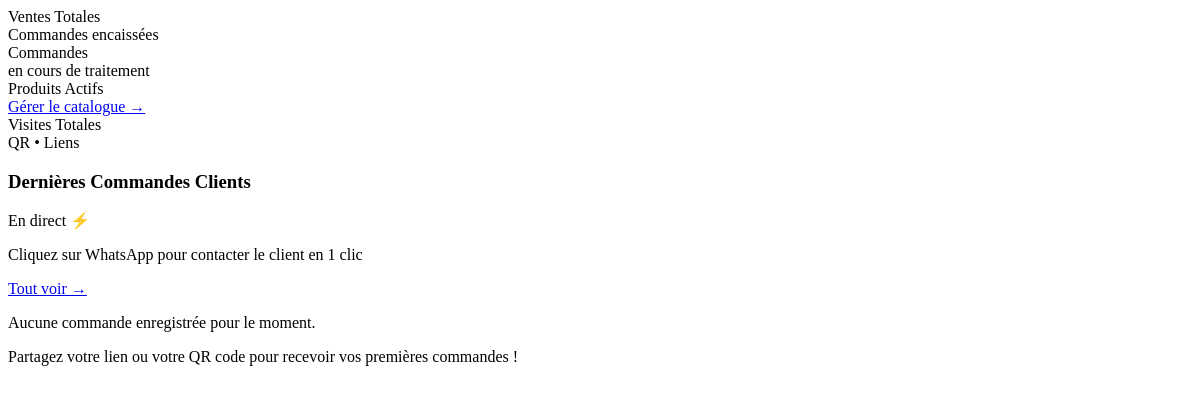
Page /tableau-de-bord/live-stats/ (signed in) on the earlier database version.
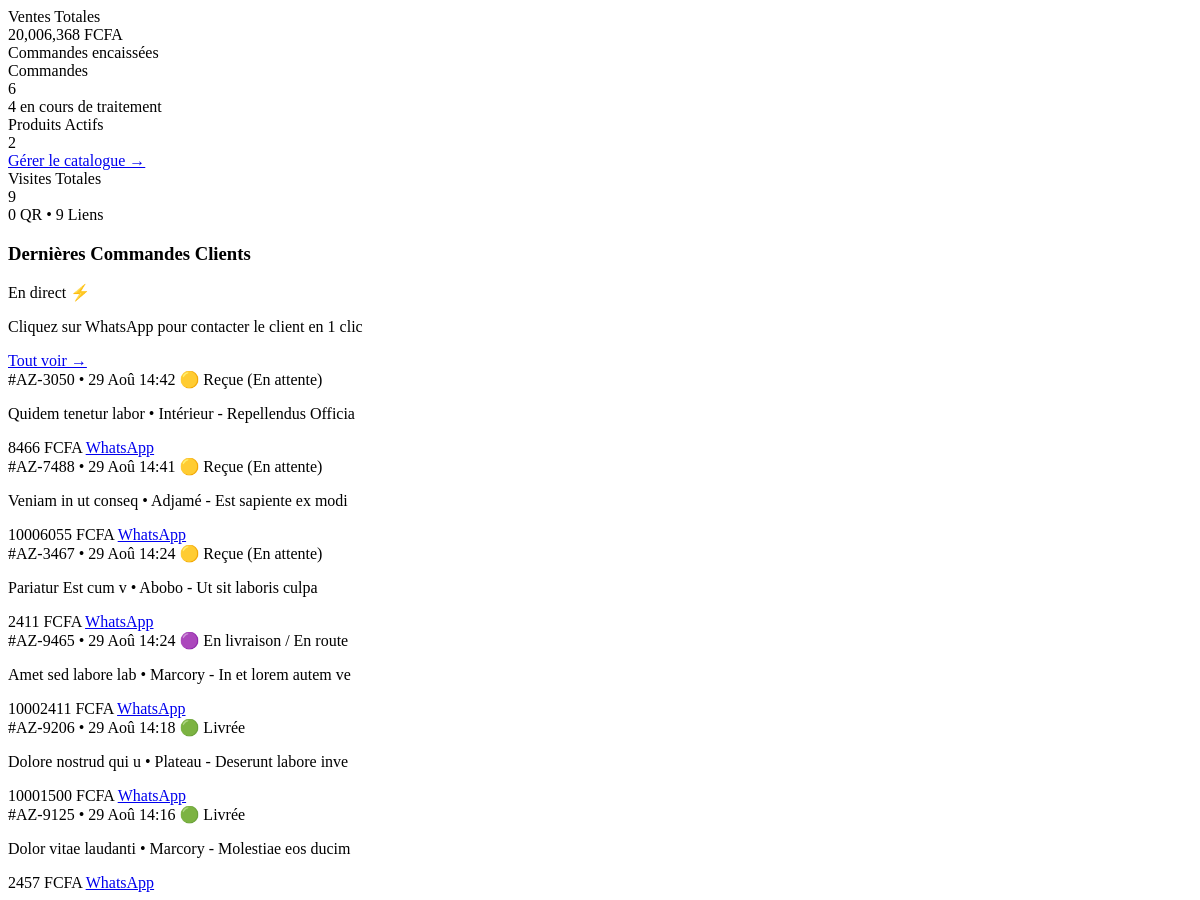
Same page on the later database version.
### apps/shop/models.py (models this page shows, shortened)
class Order(models.Model):
    STATUS_CHOICES = [
        ('pending', '🟡 Reçue (En attente)'),
        ('confirmed', '🔵 Confirmée'),
        ('shipped', '🟣 En livraison / En route'),
        ('delivered', '🟢 Livrée'),
        ('cancelled', '🔴 Annulée'),
    ]
    PAYMENT_CHOICES = [
        ('livraison', 'Paiement à la livraison (Cash)'),
        ('wave', 'Wave'),
        ('orange_money', 'Orange Money'),
        ('mtn', 'MTN Mobile Money'),
        ('moov', 'Moov Money'),
    ]
    uuid = models.UUIDField(default=uuid.uuid4, editable=False, unique=True)
    order_number = models.CharField(max_length=30, unique=True, editable=False, verbose_name=_("Numéro de commande"))
    shop = models.ForeignKey(Shop, on_delete=models.CASCADE, related_name='orders', verbose_name=_("Boutique"))
    customer_name = models.CharField(max_length=120, verbose_name=_("Nom du client"))
    customer_phone = models.CharField(max_length=30, verbose_name=_("Téléphone WhatsApp"))
    customer_city = models.CharField(max_length=80, verbose_name=_("Commune / Ville"))
    customer_address = models.CharField(max_length=255, verbose_name=_("Précision adresse / Carrefour / Repère"))
    notes = models.TextField(blank=True, verbose_name=_("Instructions spéciales"))
    subtotal = models.DecimalField(max_digits=12, decimal_places=2, default=0.00, verbose_name=_("Sous-total (FCFA)"))
    delivery_fee = models.DecimalField(max_digits=10, decimal_places=2, default=0.00, verbose_name=_("Frais de livraison (FCFA)"))
    total_amount = models.DecimalField(max_digits=12, decimal_places=2, default=0.00, verbose_name=_("Total TTC (FCFA)"))
    status = models.CharField(max_length=20, choices=STATUS_CHOICES, default='pending', verbose_name=_("Statut"))
    payment_method = models.CharField(max_length=30, choices=PAYMENT_CHOICES, default='livraison', verbose_name=_("Mode de paiement"))
    created_at = models.DateTimeField(auto_now_add=True, verbose_name=_("Date de commande"))
    updated_at = models.DateTimeField(auto_now=True, verbose_name=_("Dernière mise à jour"))
    class Meta:
        verbose_name = _("Commande")
        verbose_name_plural = _("Commandes")
        ordering = ['-created_at']

### apps/core/views.py (the view)
# urls.py: path('tableau-de-bord/live-stats/', dashboard_live_stats, name='dashboard_live_stats'),
@login_required
def dashboard_live_stats(request):
    from apps.shop.models import Shop
    from apps.shop.services import get_shop_dashboard_analytics
    shop = Shop.objects.filter(owner=request.user).select_related('branding', 'payment').first()
    if not shop:
        return render(request, 'core/partials/dashboard_live_feed.html', {'analytics': {}, 'primary_shop': None, 'state_hash': ''})
    analytics = get_shop_dashboard_analytics(shop)
    recent_ids = "-".join([str(getattr(o, 'id', '')) for o in analytics.get('recent_orders', [])])
    state_str = f"{analytics.get('total_orders')}-{analytics.get('total_revenue')}-{analytics.get('total_products')}-{analytics.get('total_visits')}-{analytics.get('active_orders')}-{recent_ids}"
    state_hash = hashlib.md5(state_str.encode('utf-8')).hexdigest()
    client_hash = request.headers.get('X-Dashboard-Hash') or request.GET.get('hash')
    if client_hash == state_hash and request.headers.get('HX-Request'):
        response = HttpResponse(status=204)
        response['X-Dashboard-Hash'] = state_hash
        return response
    response = render(request, 'core/partials/dashboard_live_feed.html', {
        'primary_shop': shop,
        'analytics': analytics,
        'state_hash': state_hash,
    })
    response['X-Dashboard-Hash'] = state_hash
    return response

### templates/core/partials/dashboard_live_feed.html (shortened to what the changed rows need)
<div id="dashboard-live-container"
     hx-get="{% url 'core:dashboard_live_stats' %}"
     hx-trigger="every 15s"
     hx-swap="outerHTML"
     hx-headers='{"X-Dashboard-Hash": "{{ state_hash|default:'' }}"}'
     class="space-y-6">
    <div class="real-content w-full">
        <div id="tour-stats" class="grid grid-cols-2 lg:grid-cols-4 gap-4">
            <div class="bg-white/80 dark:bg-slate-900/80 backdrop-blur-xl p-5 sm:p-6 rounded-3xl border border-slate-200/80 dark:border-slate-800/80 shadow-sm hover:shadow-xl hover:-translate-y-0.5 transition-all duration-300 group">
                <div class="flex items-center justify-between text-slate-500 mb-3">
                    <span class="text-[11px] font-extrabold uppercase tracking-wider text-slate-400">Ventes Totales</span>
                </div>
                <div class="font-heading font-black text-xl sm:text-2xl lg:text-3xl text-emerald-600 dark:text-emerald-400 truncate" data-counter-id="revenue" data-counter="{{ analytics.total_revenue }}">{{ analytics.total_revenue }}</div>
                <span class="text-[10px] font-semibold text-slate-400 mt-1 block">Commandes encaissées</span>
            </div>
            <div class="bg-white/80 dark:bg-slate-900/80 backdrop-blur-xl p-5 sm:p-6 rounded-3xl border border-slate-200/80 dark:border-slate-800/80 shadow-sm hover:shadow-xl hover:-translate-y-0.5 transition-all duration-300 group">
                <div class="flex items-center justify-between text-slate-500 mb-3">
                    <span class="text-[11px] font-extrabold uppercase tracking-wider text-slate-400">Commandes</span>
                </div>
                <div class="font-heading font-black text-2xl sm:text-3xl text-slate-900 dark:text-white" data-counter-id="orders" data-counter="{{ analytics.total_orders }}">{{ analytics.total_orders }}</div>
                <span class="text-[10px] font-bold text-brand-600 dark:text-brand-400 mt-1 block">{{ analytics.active_orders }} en cours de traitement</span>
            </div>
            <div class="bg-white/80 dark:bg-slate-900/80 backdrop-blur-xl p-5 sm:p-6 rounded-3xl border border-slate-200/80 dark:border-slate-800/80 shadow-sm hover:shadow-xl hover:-translate-y-0.5 transition-all duration-300 group">
                <div class="flex items-center justify-between text-slate-500 mb-3">
                    <span class="text-[11px] font-extrabold uppercase tracking-wider text-slate-400">Produits Actifs</span>
                </div>
                <div class="font-heading font-black text-2xl sm:text-3xl text-slate-900 dark:text-white" data-counter-id="products" data-counter="{{ analytics.total_products }}">{{ analytics.total_products }}</div>
                <a href="{% url 'shop:product_list' %}" class="text-[10px] font-bold text-brand-600 dark:text-brand-400 hover:underline mt-1 block">Gérer le catalogue →</a>
            </div>
            <div class="bg-white/80 dark:bg-slate-900/80 backdrop-blur-xl p-5 sm:p-6 rounded-3xl border border-slate-200/80 dark:border-slate-800/80 shadow-sm hover:shadow-xl hover:-translate-y-0.5 transition-all duration-300 group">
                <div class="flex items-center justify-between text-slate-500 mb-3">
                    <span class="text-[11px] font-extrabold uppercase tracking-wider text-slate-400">Visites Totales</span>
                </div>
                <div class="font-heading font-black text-2xl sm:text-3xl text-slate-900 dark:text-white" data-counter-id="visits" data-counter="{{ analytics.total_visits }}">{{ analytics.total_visits }}</div>
                <div class="flex items-center gap-2 text-[10px] text-slate-400 mt-1 font-semibold">
                    <span class="text-purple-600 font-bold">{{ analytics.qr_visits }} QR</span>
                    <span>•</span>
                    <span class="text-blue-600 font-bold">{{ analytics.direct_visits }} Liens</span>
                </div>
            </div>
        </div>
    </div>
    <div class="bg-white dark:bg-slate-900 rounded-3xl p-6 border border-slate-200 dark:border-slate-800 shadow-sm space-y-4">
        {% if analytics.recent_orders %}
        <div class="space-y-3">
            {% for order in analytics.recent_orders %}
            <div class="p-4 rounded-2xl bg-slate-50 dark:bg-slate-800/60 border border-slate-100 dark:border-slate-700/60 flex flex-col sm:flex-row sm:items-center justify-between gap-3 hover:bg-slate-100/80 dark:hover:bg-slate-800 transition-colors">
                <div class="min-w-0 flex-1">
                    <div class="flex items-center gap-2">
                        <span class="font-heading font-extrabold text-xs sm:text-sm text-slate-900 dark:text-white">{{ order.order_number }}</span>
                        <span class="text-[10px] text-slate-400">• {{ order.created_at|date:"d M H:i" }}</span>
                        <span class="px-2 py-0.5 rounded-full text-[10px] font-extrabold
                            {% if order.status == 'pending' %}bg-amber-50 text-amber-700 border border-amber-200
                            {% elif order.status == 'confirmed' %}bg-blue-50 text-blue-700 border border-blue-200
                            {% elif order.status == 'shipped' %}bg-purple-50 text-purple-700 border border-purple-200
                            {% elif order.status == 'delivered' %}bg-emerald-50 text-emerald-700 border border-emerald-200
                            {% else %}bg-rose-50 text-rose-700 border border-rose-200{% endif %}">
                            {{ order.get_status_display }}
                        </span>
                    </div>
                    <p class="text-xs font-bold text-slate-800 dark:text-slate-200 mt-1">{{ order.customer_name }} • <span class="font-normal text-slate-500">{{ order.customer_city }} - {{ order.customer_address }}</span></p>
                </div>
                <div class="flex items-center justify-between sm:justify-end gap-3 pt-2 sm:pt-0 border-t sm:border-t-0 border-slate-200 dark:border-slate-700">
                    <span class="font-heading font-black text-sm text-brand-600 dark:text-brand-400">{{ order.total_amount|floatformat:0 }} FCFA</span>
                    <a href="https://wa.me/{{ order.customer_phone|cut:' '|cut:'+' }}?text=Bonjour%20{{ order.customer_name|urlencode }},%20merci%20d'avoir%20commandé%20sur%20notre%20boutique%20{{ primary_shop.name|urlencode }}%20(Commande%20{{ order.order_number }})."
                       target="_blank"
                       class="inline-flex items-center gap-1.5 px-3 py-1.5 rounded-xl bg-emerald-500 hover:bg-emerald-600 text-white font-bold text-xs shadow-sm transition-all active:scale-95">
                        <span>WhatsApp</span>
                    </a>
                </div>
            </div>
            {% endfor %}
        </div>
        {% else %}
        <div class="text-center py-12 text-slate-400">
            <p class="text-xs font-semibold">Aucune commande enregistrée pour le moment.</p>
            <p class="text-[11px] text-slate-400 mt-1">Partagez votre lien ou votre QR code pour recevoir vos premières commandes !</p>
        </div>
        {% endif %}
    </div>
</div>

Differences in the rows shown:
added Order: order_number "#AZ-3050", created_at "29 Aoû 14:42", status "🟡 Reçue (En attente)", customer_name "Quidem tenetur labor", customer_city "Intérieur", customer_address "Repellendus Officia", total_amount "8466"
added Order: order_number "#AZ-7488", created_at "29 Aoû 14:41", status "🟡 Reçue (En attente)", customer_name "Veniam in ut conseq", customer_city "Adjamé", customer_address "Est sapiente ex modi", total_amount "10006055"
added Order: order_number "#AZ-3467", created_at "29 Aoû 14:24", status "🟡 Reçue (En attente)", customer_name "Pariatur Est cum v", customer_city "Abobo", customer_address "Ut sit laboris culpa", total_amount "2411"
added Order: order_number "#AZ-9465", created_at "29 Aoû 14:24", status "🟣 En livraison / En route", customer_name "Amet sed labore lab", customer_city "Marcory", customer_address "In et lorem autem ve", total_amount "10002411"
added Order: order_number "#AZ-9206", created_at "29 Aoû 14:18", status "🟢 Livrée", customer_name "Dolore nostrud qui u", customer_city "Plateau", customer_address "Deserunt labore inve", total_amount "10001500"
added Order: order_number "#AZ-9125", created_at "29 Aoû 14:16", status "🟢 Livrée", customer_name "Dolor vitae laudanti", customer_city "Marcory", customer_address "Molestiae eos ducim", total_amount "2457"
Other differences:
{{ analytics.total_revenue }}: (not shown) → "20,006,368 FCFA"
{{ analytics.total_orders }}: (not shown) → "6"
{{ analytics.active_orders }}: (not shown) → "4"
{{ analytics.total_products }}: (not shown) → "2"
{{ analytics.total_visits }}: (not shown) → "9"
{{ analytics.qr_visits }}: (not shown) → "0"
{{ analytics.direct_visits }}: (not shown) → "9"
text no longer shown: "Aucune commande enregistrée pour le moment. Partagez votre lien ou votre QR code pour recevoir vos premières commandes !"
